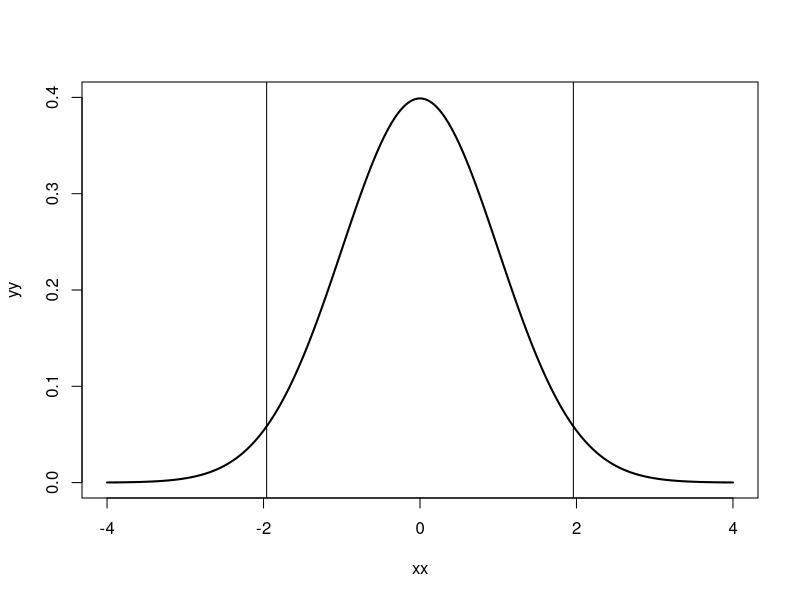

Here is the R script that generated this plot:
## ---- chunk 1
# Number observations
N = 100

# choose level alpha
alpha = 0.5

# location parameters
calibrated = 5.42
uncalibrated = 2.65

# scale parameter
scl = 0.994

# Generate random samples
obs = rnorm(N, mean = calibrated, sd = scl)
## ---- chunk 2
# compute the value of W for the observed random sample
W = (mean(obs) - calibrated) / (scl / sqrt(N)) 
## ---- chunk 3
# Find z value at alpha / 2
z = qnorm(alpha / 2, mean = 0, sd = 1)

W ; z/2
abs(W) <= z/2
## ---- chunk 4
view_crit_region <- function(alpha){
  
  # calculate the pdf over a range of values
  xx = seq(-4, +4, 0.001)                                                   
  yy = dnorm(xx) 
  
  plot(xx, yy, lwd=2, type = "l", ylim = c(0,0.4))
  abline(v = qnorm(alpha / 2, mean = 0, sd = 1))
  abline(v = qnorm(1-alpha / 2, mean = 0, sd = 1))
  
  }
view_crit_region(0.05)
## ---- chunk 5
case <- c("$X_i \\sim N(\\mu, \\sigma^2),\\;\\sigma$ known",
          "$n$ large, $X_i$ non-normal",
          "$X_i \\sim N(\\mu, \\sigma^2),\\;\\sigma$ unknown")
ts <- c("$W=\\frac{\\overline{X}-\\mu_0}{\\sigma / \\sqrt{n}}$",
        "$W=\\frac{\\overline{X}-\\mu_0}{S / \\sqrt{n}}$",
        "$W=\\frac{\\overline{X}-\\mu_0}{S / \\sqrt{n}}$")
ar <- c("$\\vert W \\vert \\leq -z_{\\frac{\\alpha}{2}}$",
        "$\\vert W \\vert \\leq -z_{\\frac{\\alpha}{2}}$",
        "$\\vert W \\vert \\leq -t_{\\frac{\\alpha}{2},n-1}$")
df <- data.frame(case, ts,ar)
colnames(df) <- c("Case","Test Statistic", "Acceptance Region")
knitr::kable(df, caption = "Two-sided hypothesis test for the mean $H_0: \\mu=\\mu_0, H_1: \\mu\\ne\\mu_0$")
## ---- chunk 6
case <- c("$X_i \\sim N(\\mu, \\sigma^2),\\;\\sigma$ known",
          "$n$ large, $X_i$ non-normal",
          "$X_i \\sim N(\\mu, \\sigma^2),\\;\\sigma$ unknown")
ts <- c("$W=\\frac{\\overline{X}-\\mu_0}{\\sigma / \\sqrt{n}}$",
        "$W=\\frac{\\overline{X}-\\mu_0}{S / \\sqrt{n}}$",
        "$W=\\frac{\\overline{X}-\\mu_0}{S / \\sqrt{n}}$")
ar <- c("$W \\leq -z_{\\alpha}$",
        "$W \\leq -z_{\\alpha}$",
        "$W \\leq -t_{\\alpha,n-1}$")
df <- data.frame(case, ts,ar)
colnames(df) <- c("Case","Test Statistic", "Acceptance Region")
knitr::kable(df, caption = "One-sided hypothesis test for the mean $H_0: \\mu\\leq\\mu_0, H_1: \\mu\\gt\\mu_0$")
## ---- chunk 7
case <- c("$X_i \\sim N(\\mu, \\sigma^2),\\;\\sigma$ known",
          "$n$ large, $X_i$ non-normal",
          "$X_i \\sim N(\\mu, \\sigma^2),\\;\\sigma$ unknown")
ts <- c("$W=\\frac{\\overline{X}-\\mu_0}{\\sigma / \\sqrt{n}}$",
        "$W=\\frac{\\overline{X}-\\mu_0}{S / \\sqrt{n}}$",
        "$W=\\frac{\\overline{X}-\\mu_0}{S / \\sqrt{n}}$")
ar <- c("$W \\geq -z_{\\alpha}$",
        "$W \\geq -z_{\\alpha}$",
        "$W \\geq -t_{\\alpha,n-1}$")
df <- data.frame(case, ts,ar)
colnames(df) <- c("Case","Test Statistic", "Acceptance Region")
knitr::kable(df, caption = "Two-sided hypothesis test for the mean $H_0: \\mu\\geq\\mu_0, H_1: \\mu\\lt\\mu_0$")
